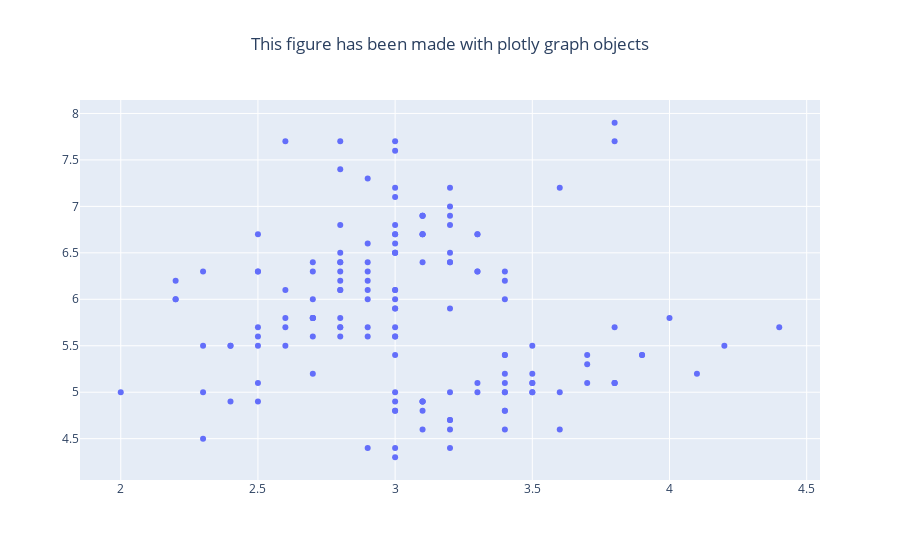

The code cell stored with this chart in its notebook:
### Code cell
fig = go.Figure(
  data = go.Scatter(
    x = df['sepal_width'],
    y = df['sepal_length'],
    mode = 'markers' # ou lines
  ),            
  
  layout = go.Layout(
    title = go.layout.Title(text = "This figure has been made with plotly graph objects", x = 0.5),
  )
)

fig.show()

### Figure 1 — Plotly figure (JSON) as saved in the notebook; plotly's stock layout.template omitted (floating-point values rounded to 4 significant figures; data arrays with more than 128 entries replaced by an {"elided": "..."} marker saying what was removed)
{"data": [{"mode": "markers", "type": "scatter", "x": {"elided": "150 float values"}, "y": {"elided": "150 float values"}}], "layout": {"title": {"text": "This figure has been made with plotly graph objects", "x": 0.5}}}
